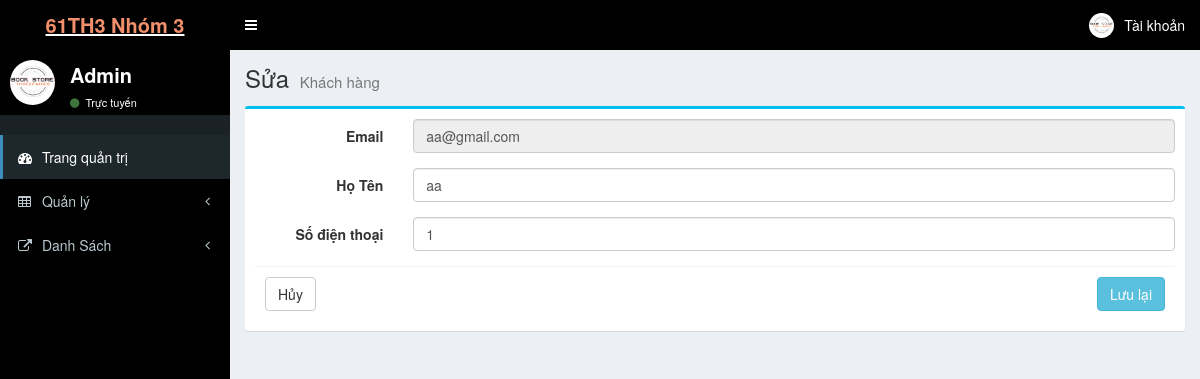
Before: /admin/suauser.php?email=aa@gmail.com (signed in) with the older database file.
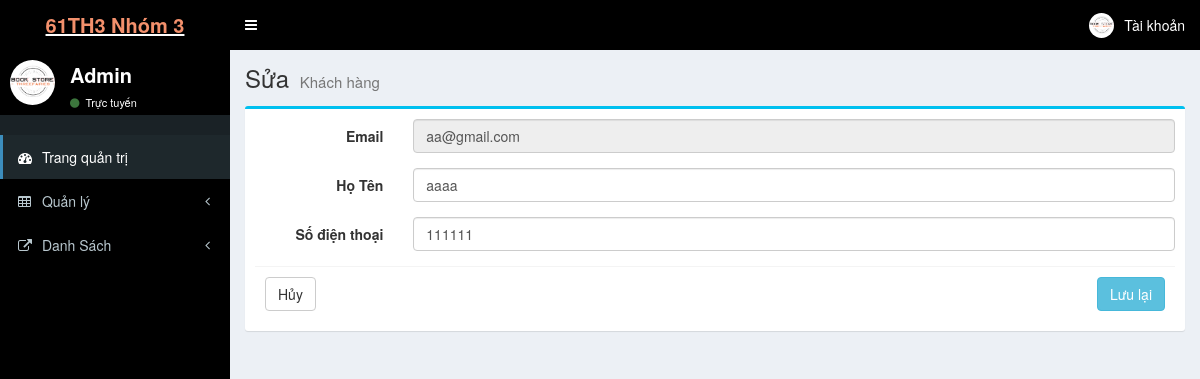
After: the same page with the newer database file.
### tables this page shows
CREATE TABLE `user` (
  `email` varchar(50) NOT NULL,
  `matkhau` int(200) NOT NULL,
  `HoTen` varchar(100) NOT NULL,
  `DienThoai` varchar(50) NOT NULL
);

### admin/suauser.php (the view, shortened to what this page needs)
<?php
 include "head.php";
?>
  <body class="hold-transition skin-blue sidebar-mini">
    <div class="wrapper">
    <?php
 include "Header.php";
?>
    <?php
 include "aside.php";
?>
    <div class="content-wrapper">
    <?php
   require '../inc/config.php';
   $email = $_GET["email"];
   $query="SELECT HoTen,DienThoai,email from user
	WHERE email LIKE '". $email ."';";
   $result = $conn->query($query);
$row = $result->fetch_assoc();
?>
        <section class="content-header">
          <h1>
            Sửa
            <small>Khách hàng</small>
          </h1>
        </section>
            <section class="content">
                <div class="row">
                    <div class="col-md-12">
                    <div class="box box-info">
                        <form class="form-horizontal"  method="POST" action="<?php include 'xulysuauser.php'?>" enctype="multipart/form-data">
                            <div class="box-body">
                                <div class="form-group">
                                    <label for="inputEmail3" class="col-sm-2 control-label">Email</label>
                                    <div class="col-sm-10">
                                        <input type="text" class="form-control" name="email" value="<?php echo $row["email"] ?>" required disabled>
                                    </div>
                                </div>
                                <div class="form-group">
                                    <label for="inputEmail3" class="col-sm-2 control-label">Họ Tên</label>
                                    <div class="col-sm-10">
                                        <input type="text" class="form-control" name="hoten" value="<?php echo $row["HoTen"] ?>" required>
                                    </div>
                                </div>
                                <div class="form-group">
                                    <label for="inputEmail3" class="col-sm-2 control-label">Số điện thoại</label>
                                    <div class="col-sm-10">
                                        <input type="text" class="form-control" name="dienthoai" value="<?php echo $row["DienThoai"] ?>" required>
                                    </div>
                                </div>
                                <div class="box-footer">
                                    <a href="qlykhachhang.php"><button type="button" name="cancel" class="btn btn-default">Hủy</button></a>
                                    <button type="submit" name="Edit" class="btn btn-info pull-right">Lưu lại</button>
                                </div>
                            </div>
                        </form>
        </section>
  </body>
</html>

Changed rows visible on the page:
changed user "aa@gmail.com": hoten "aa" → "aaaa"; dienthoai "1" → "111111"
